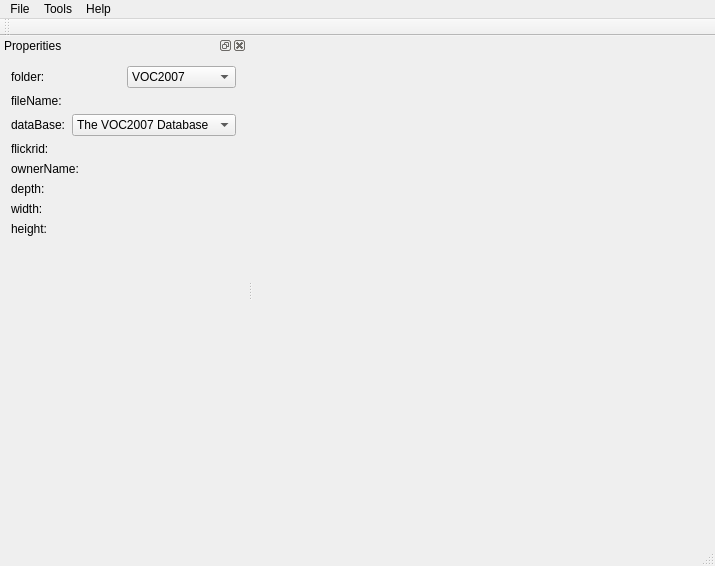
<?xml version="1.0" encoding="UTF-8"?>
<ui version="4.0">
 <class>drawPicXmlClass</class>
 <widget class="QMainWindow" name="drawPicXmlClass">
  <property name="geometry">
   <rect>
    <x>0</x>
    <y>0</y>
    <width>715</width>
    <height>566</height>
   </rect>
  </property>
  <property name="windowTitle">
   <string>drawPicXml</string>
  </property>
  <widget class="QWidget" name="centralWidget"/>
  <widget class="QMenuBar" name="menuBar">
   <property name="geometry">
    <rect>
     <x>0</x>
     <y>0</y>
     <width>715</width>
     <height>21</height>
    </rect>
   </property>
   <widget class="QMenu" name="menuFile">
    <property name="title">
     <string>File</string>
    </property>
    <addaction name="actionOpenFiles"/>
    <addaction name="actionExit"/>
   </widget>
   <widget class="QMenu" name="menuHelp">
    <property name="title">
     <string>Help</string>
    </property>
    <addaction name="actionHelp"/>
    <addaction name="actionSourse_code"/>
   </widget>
   <widget class="QMenu" name="menuTools">
    <property name="title">
     <string>Tools</string>
    </property>
    <widget class="QMenu" name="menuListSize">
     <property name="title">
      <string>ListSize</string>
     </property>
     <addaction name="actionIconModel"/>
     <addaction name="actionListModel"/>
     <addaction name="actionOriginal"/>
    </widget>
    <addaction name="actionGenerate_XML"/>
    <addaction name="actionProcess_pictures"/>
    <addaction name="actionShow_Dock"/>
    <addaction name="menuListSize"/>
    <addaction name="actionClearBindingBox"/>
   </widget>
   <addaction name="menuFile"/>
   <addaction name="menuTools"/>
   <addaction name="menuHelp"/>
  </widget>
  <widget class="QToolBar" name="mainToolBar">
   <attribute name="toolBarArea">
    <enum>TopToolBarArea</enum>
   </attribute>
   <attribute name="toolBarBreak">
    <bool>false</bool>
   </attribute>
  </widget>
  <widget class="QStatusBar" name="statusBar"/>
  <widget class="QDockWidget" name="dock">
   <property name="layoutDirection">
    <enum>Qt::LeftToRight</enum>
   </property>
   <property name="windowTitle">
    <string>Properities</string>
   </property>
   <attribute name="dockWidgetArea">
    <number>1</number>
   </attribute>
   <widget class="QWidget" name="dockWidgetContents_3">
    <layout class="QVBoxLayout" name="verticalLayout">
     <item>
      <layout class="QHBoxLayout" name="horizontalLayout">
       <item>
        <widget class="QLabel" name="labelFolder">
         <property name="text">
          <string>folder:</string>
         </property>
         <property name="buddy">
          <cstring>comboBoxFolder</cstring>
         </property>
        </widget>
       </item>
       <item>
        <widget class="QComboBox" name="comboBoxFolder">
         <item>
          <property name="text">
           <string>VOC2007</string>
          </property>
         </item>
         <item>
          <property name="text">
           <string>VOC2008</string>
          </property>
         </item>
         <item>
          <property name="text">
           <string>VOC2009</string>
          </property>
         </item>
         <item>
          <property name="text">
           <string>VOC2010</string>
          </property>
         </item>
         <item>
          <property name="text">
           <string>VOC2011</string>
          </property>
         </item>
         <item>
          <property name="text">
           <string>VOC2012</string>
          </property>
         </item>
        </widget>
       </item>
      </layout>
     </item>
     <item>
      <layout class="QHBoxLayout" name="horizontalLayout_2">
       <item>
        <widget class="QLabel" name="labelFileName">
         <property name="text">
          <string>fileName:</string>
         </property>
        </widget>
       </item>
       <item>
        <widget class="QLabel" name="labelFileName_2">
         <property name="text">
          <string/>
         </property>
        </widget>
       </item>
      </layout>
     </item>
     <item>
      <layout class="QHBoxLayout" name="horizontalLayout_3">
       <item>
        <widget class="QLabel" name="labelDataBase">
         <property name="text">
          <string>dataBase:</string>
         </property>
         <property name="buddy">
          <cstring>comboBoxDataBase</cstring>
         </property>
        </widget>
       </item>
       <item>
        <widget class="QComboBox" name="comboBoxDataBase">
         <item>
          <property name="text">
           <string>The VOC2007 Database</string>
          </property>
         </item>
         <item>
          <property name="text">
           <string>The VOC2008 Database</string>
          </property>
         </item>
         <item>
          <property name="text">
           <string>The VOC2009 Database</string>
          </property>
         </item>
         <item>
          <property name="text">
           <string>The VOC2010 Database</string>
          </property>
         </item>
         <item>
          <property name="text">
           <string>The VOC2011 Database</string>
          </property>
         </item>
         <item>
          <property name="text">
           <string>The VOC2012 Database</string>
          </property>
         </item>
        </widget>
       </item>
      </layout>
     </item>
     <item>
      <layout class="QHBoxLayout" name="horizontalLayout_4">
       <item>
        <widget class="QLabel" name="labelFlickrid">
         <property name="text">
          <string>flickrid:</string>
         </property>
        </widget>
       </item>
       <item>
        <widget class="QLabel" name="labelFlickrid_2">
         <property name="text">
          <string/>
         </property>
        </widget>
       </item>
      </layout>
     </item>
     <item>
      <layout class="QHBoxLayout" name="horizontalLayout_5">
       <item>
        <widget class="QLabel" name="labelOwnerName">
         <property name="text">
          <string>ownerName:</string>
         </property>
        </widget>
       </item>
       <item>
        <widget class="QLabel" name="labelOwnerName_2">
         <property name="text">
          <string/>
         </property>
        </widget>
       </item>
      </layout>
     </item>
     <item>
      <layout class="QHBoxLayout" name="horizontalLayout_6">
       <item>
        <widget class="QLabel" name="labelDepth">
         <property name="text">
          <string>depth:</string>
         </property>
        </widget>
       </item>
       <item>
        <widget class="QLabel" name="labelDepth_2">
         <property name="text">
          <string/>
         </property>
        </widget>
       </item>
      </layout>
     </item>
     <item>
      <layout class="QHBoxLayout" name="horizontalLayout_7">
       <item>
        <widget class="QLabel" name="labelWidth">
         <property name="text">
          <string>width:</string>
         </property>
        </widget>
       </item>
       <item>
        <widget class="QLabel" name="labelWidth_2">
         <property name="text">
          <string/>
         </property>
        </widget>
       </item>
      </layout>
     </item>
     <item>
      <layout class="QHBoxLayout" name="horizontalLayout_8">
       <item>
        <widget class="QLabel" name="labelHeight">
         <property name="text">
          <string>height:</string>
         </property>
        </widget>
       </item>
       <item>
        <widget class="QLabel" name="labelHeight_2">
         <property name="text">
          <string/>
         </property>
        </widget>
       </item>
      </layout>
     </item>
     <item>
      <spacer name="verticalSpacer">
       <property name="orientation">
        <enum>Qt::Vertical</enum>
       </property>
       <property name="sizeHint" stdset="0">
        <size>
         <width>20</width>
         <height>240</height>
        </size>
       </property>
      </spacer>
     </item>
    </layout>
   </widget>
  </widget>
  <action name="actionOpen">
   <property name="text">
    <string>Open</string>
   </property>
  </action>
  <action name="actionExit">
   <property name="text">
    <string>Exit</string>
   </property>
   <property name="shortcut">
    <string>Alt+X</string>
   </property>
  </action>
  <action name="actionHelp">
   <property name="text">
    <string>Help</string>
   </property>
  </action>
  <action name="actionSourse_code">
   <property name="text">
    <string>Sourse Code</string>
   </property>
  </action>
  <action name="actionGenerate_XML">
   <property name="text">
    <string>Generate XML</string>
   </property>
   <property name="shortcut">
    <string>Ctrl+G</string>
   </property>
  </action>
  <action name="actionProcess_pictures">
   <property name="text">
    <string>Process pictures</string>
   </property>
  </action>
  <action name="actionShow_Dock">
   <property name="text">
    <string>Dock</string>
   </property>
  </action>
  <action name="actionOpenFiles">
   <property name="text">
    <string>OpenFiles</string>
   </property>
   <property name="shortcut">
    <string>Ctrl+O</string>
   </property>
  </action>
  <action name="actionChangeListSize">
   <property name="text">
    <string>ChangeListSize</string>
   </property>
  </action>
  <action name="actionIconModel">
   <property name="text">
    <string>IconModel</string>
   </property>
  </action>
  <action name="actionListModel">
   <property name="text">
    <string>ListModel</string>
   </property>
  </action>
  <action name="actionOriginal">
   <property name="text">
    <string>Original</string>
   </property>
  </action>
  <action name="actionClearBindingBox">
   <property name="text">
    <string>ClearBindingBox</string>
   </property>
  </action>
 </widget>
 <layoutdefault spacing="6" margin="11"/>
 <resources/>
 <connections/>
</ui>
